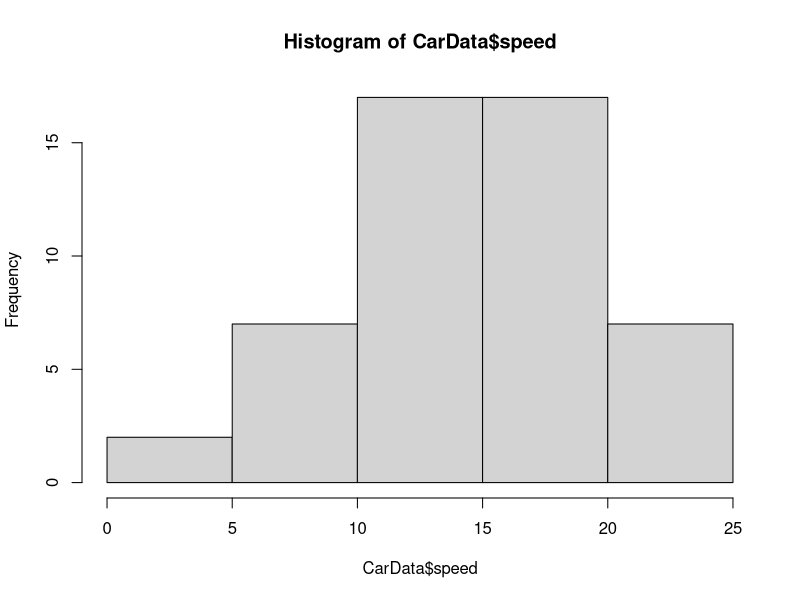
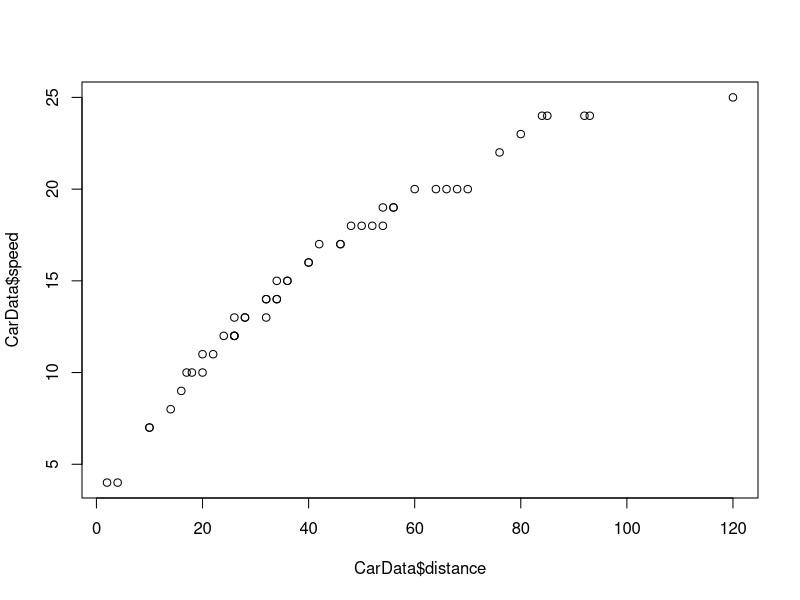
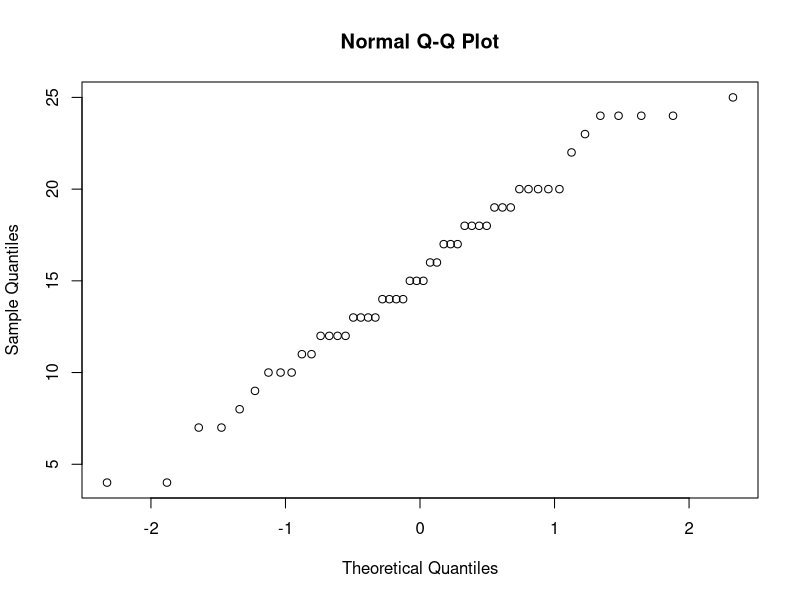

Write R code to recreate these figures, in order.
#install.packages("readr")
library(readr)
#data<-read.table("cars.csv",header= TRUE,sep = ",")
CarData<-read.csv("cars.csv")
attributes(CarData)
summary(CarData) # Gives statistics (min, mean, max)
str(CarData) # Gives data types
names(CarData) # gives the column names
CarData$name
hist(CarData$speed)
plot(CarData$distance,CarData$speed)
qqnorm(CarData$speed)
set.seed(123)
trainSize<-round(nrow(CarData)*0.7)
testSize<-nrow(CarData)-trainSize
trainSize
testSize
training_indices<-sample(seq_len(nrow(CarData)),size=trainSize)
trainSet<-CarData[training_indices,] 
testSet<-CarData[-training_indices,]
lmMod<-lm(distance~speed,data=CarData)
summary(lmMod)
distPred<-predict(lmMod,CarData)
distPred
